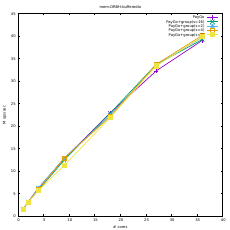

This chart was generated by the following gnuplot code:
# LOG_FILE = total.log
# SYSTEM = Linux ubuntu 6.2.0-dirty #2 SMP PREEMPT_DYNAMIC Fri Oct 13 06:42:10 UTC 2023 x86_64 x86_64 x86_64 GNU/Linux
# DISK_SIZE = 10G
# DURATION = 10s
# DIRECTIO = bufferedio,directio
# MEDIA_TYPES = ssd,hdd,nvme,mem
# FS_TYPES = PayGo,PayGo+group(s=16),PayGo+group(s=8),PayGo+group(s=4),PayGo+group(s=2)
# BENCH_TYPES = DWAL,DWOL,DWOM,DWSL,MWRL,MWRM,MWCL,MWCM,MWUM,MWUL,DWTL,filebench_varmail,filebench_oltp,filebench_fileserver,dbench_client,MRPL,MRPM,MRPH,MRDM,MRDL,DRBH,DRBM,DRBL
# NCORES = 1,2,4,9,18,27,36
# CORE_SEQ = 0,1,2,3,4,5,6,7,8,9,10,11,12,13,14,15,16,17,18,19,20,21,22,23,24,25,26,27,28,29,30,31,32,33,34,35
# MODEL_NAME = Intel(R) Xeon(R) CPU E5-2699 v3 @ 2.30GHz
# PHYSICAL_CHIPS = 2
# CORE_PER_CHIP = 18
# SMT_LEVEL = 1
# NUM_TEST_CONF = 7

set term pdfcairo size 2.3in,2.3in font ',5'
set_out='set output "`if test -z $OUT; then echo sc.pdf; else echo $OUT; fi`"'
eval set_out
set multiplot layout 1,1

set title 'mem:DRBH:bufferedio'
set xlabel '# cores'
set ylabel 'M ops/sec'
plot [0:][0:] 'mem:PayGo:DRBH:bufferedio.dat' using 1:2 title 'PayGo' with lp ps 0.5, 'mem:PayGo+group(s=16):DRBH:bufferedio.dat' using 1:2 title 'PayGo+group(s=16)' with lp ps 0.5, 'mem:PayGo+group(s=2):DRBH:bufferedio.dat' using 1:2 title 'PayGo+group(s=2)' with lp ps 0.5, 'mem:PayGo+group(s=4):DRBH:bufferedio.dat' using 1:2 title 'PayGo+group(s=4)' with lp ps 0.5, 'mem:PayGo+group(s=8):DRBH:bufferedio.dat' using 1:2 title 'PayGo+group(s=8)' with lp ps 0.5

unset multiplot
set output
